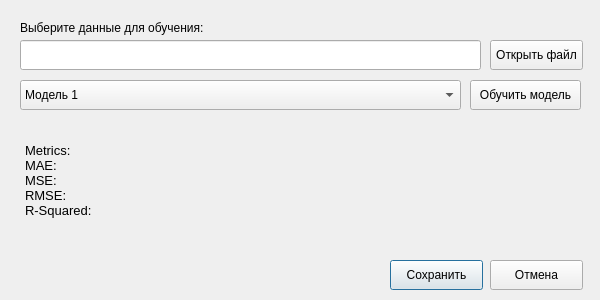
<?xml version="1.0" encoding="UTF-8"?>
<ui version="4.0">
 <class>Dialog</class>
 <widget class="QDialog" name="Dialog">
  <property name="geometry">
   <rect>
    <x>0</x>
    <y>0</y>
    <width>600</width>
    <height>300</height>
   </rect>
  </property>
  <property name="windowTitle">
   <string>Dialog</string>
  </property>
  <widget class="QPushButton" name="saveModel">
   <property name="geometry">
    <rect>
     <x>390</x>
     <y>260</y>
     <width>93</width>
     <height>30</height>
    </rect>
   </property>
   <property name="text">
    <string>Сохранить</string>
   </property>
  </widget>
  <widget class="QPushButton" name="cancelModel">
   <property name="geometry">
    <rect>
     <x>490</x>
     <y>260</y>
     <width>93</width>
     <height>30</height>
    </rect>
   </property>
   <property name="text">
    <string>Отмена</string>
   </property>
  </widget>
  <widget class="QLineEdit" name="fileName">
   <property name="geometry">
    <rect>
     <x>20</x>
     <y>40</y>
     <width>461</width>
     <height>30</height>
    </rect>
   </property>
  </widget>
  <widget class="QPushButton" name="browse">
   <property name="geometry">
    <rect>
     <x>490</x>
     <y>40</y>
     <width>93</width>
     <height>30</height>
    </rect>
   </property>
   <property name="text">
    <string>Открыть файл</string>
   </property>
  </widget>
  <widget class="QLabel" name="metrics">
   <property name="geometry">
    <rect>
     <x>20</x>
     <y>120</y>
     <width>561</width>
     <height>121</height>
    </rect>
   </property>
   <property name="font">
    <font>
     <pointsize>10</pointsize>
    </font>
   </property>
   <property name="text">
    <string>Metrics:
MAE: 
MSE:
RMSE: 
R-Squared: </string>
   </property>
   <property name="textFormat">
    <enum>Qt::AutoText</enum>
   </property>
   <property name="scaledContents">
    <bool>false</bool>
   </property>
   <property name="margin">
    <number>5</number>
   </property>
   <property name="indent">
    <number>5</number>
   </property>
   <property name="textInteractionFlags">
    <set>Qt::TextSelectableByKeyboard|Qt::TextSelectableByMouse</set>
   </property>
  </widget>
  <widget class="QLabel" name="label">
   <property name="geometry">
    <rect>
     <x>20</x>
     <y>20</y>
     <width>351</width>
     <height>16</height>
    </rect>
   </property>
   <property name="font">
    <font>
     <pointsize>9</pointsize>
    </font>
   </property>
   <property name="text">
    <string>Выберите данные для обучения:</string>
   </property>
  </widget>
  <widget class="QPushButton" name="teachModel">
   <property name="geometry">
    <rect>
     <x>470</x>
     <y>80</y>
     <width>111</width>
     <height>30</height>
    </rect>
   </property>
   <property name="text">
    <string>Обучить модель</string>
   </property>
  </widget>
  <widget class="QComboBox" name="selectModel">
   <property name="geometry">
    <rect>
     <x>20</x>
     <y>80</y>
     <width>441</width>
     <height>30</height>
    </rect>
   </property>
   <property name="font">
    <font>
     <pointsize>9</pointsize>
    </font>
   </property>
   <property name="currentIndex">
    <number>0</number>
   </property>
   <property name="maxVisibleItems">
    <number>12</number>
   </property>
   <item>
    <property name="text">
     <string>Модель 1</string>
    </property>
   </item>
   <item>
    <property name="text">
     <string>Модель 2</string>
    </property>
   </item>
  </widget>
 </widget>
 <resources/>
 <connections/>
</ui>
